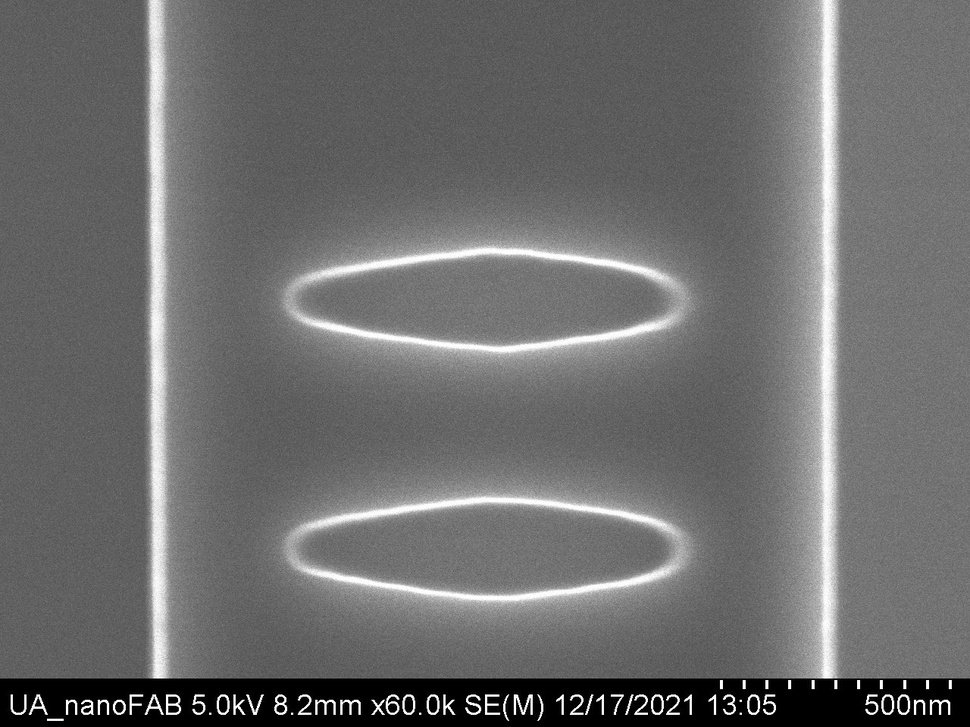
#> input picture images/device1/device_1_q010.jpg, 970 x 727 px, shrunk from 1280 x 960 before the run
$ jupyter execute preprocess_test.ipynb
#> lines starting #> are read from the running program, lines starting #| are printed output that depends on the picture; after the words box and inside, x2 and y2 are one past the last pixel; in counts of white or black regions, pixels touching at a corner belong together
#> further down, img is the input picture: shape (727, 970, 3); min 0, max 255, mean 109
### code/preprocess/rmbanner.py
# -*- coding: utf-8 -*-
#
# Author: Marcus Kasdorf

import cv2
import numpy as np


def remove_banner(
    img: np.ndarray,
    thresh_init: float = 250,
    thresh_final: float = 126,
    kern_v: int = 13,
    kern_h: int = 13,
    kern: int = 5,
    alpha: float = 0.5,
    invert: bool = False,
    _debug: bool = False,
) -> np.ndarray:
    """
    Attempt to remove the banner from an image. Default settings
    assume a white banner at the bottom of the screen.

    Altered from: https://github.com/lwang94/sem_size_analysis/blob/803251cdcab3d8304a365df9ac5879fcd9346270/experiments/3_Label_Data.ipynb
    Added connected components section to better find the banner.

    Parameters
    ----------
    img : np.ndarray
        Image to remove the banner from.

    thresh_init : float, optional
        Initial threshold for the image. The default is 250.

    thresh_final : float, optional
        Final threshold for the image after eroding, dilating, and
        adding. The default is 126.

    kern_v : int, optional
        Vertical kernel size for the erosion and dilation. The default is 13.

    kern_h : int, optional
        Horizontal kernel size for the erosion and dilation. The default is 13.

    kern : int, optional
        Kernel size for the erosion and dilation, after adding the vertical and
        horizontally eroded and dilated images together. The default is 5.
        Larger values may increase the chance that the largest connected component
        is the banner, but it may also artificially increase the width of the banner.

    alpha : float, optional
        The fractional mix of the vertical and horizontal lines in the adding step.
        The default is 0.5 (equal weight of vertical and horizontal). Lower values
        weigh the horizontal lines more heavily, while higher values weigh the vertical
        lines more heavily.

    invert : bool, optional
        Whether to invert the image before processing. The default is False. If the
        banner is black instead of white, consider setting this to True.

    _debug : bool, optional
        Whether to return the intermediate steps of the algorithm. The default is False.

    Returns
    -------
    Tuple of np.ndarray
        The image with the removed banner and coordinates of the banner. If _debug is
        True, the intermediate steps of the algorithm are returned as well in a tuple.

    """
#> called with thresh_init = 250, thresh_final = 126, kern_v = 13, kern_h = 13, kern = 5, alpha = 0.6, invert = True, _debug = True
    # Convert to grayscale
    if len(img.shape) != 2:
        gray = cv2.cvtColor(img, cv2.COLOR_BGR2GRAY)
    else:
        gray = img.copy()

    # Binarize image
    if invert:
        gray = ~gray
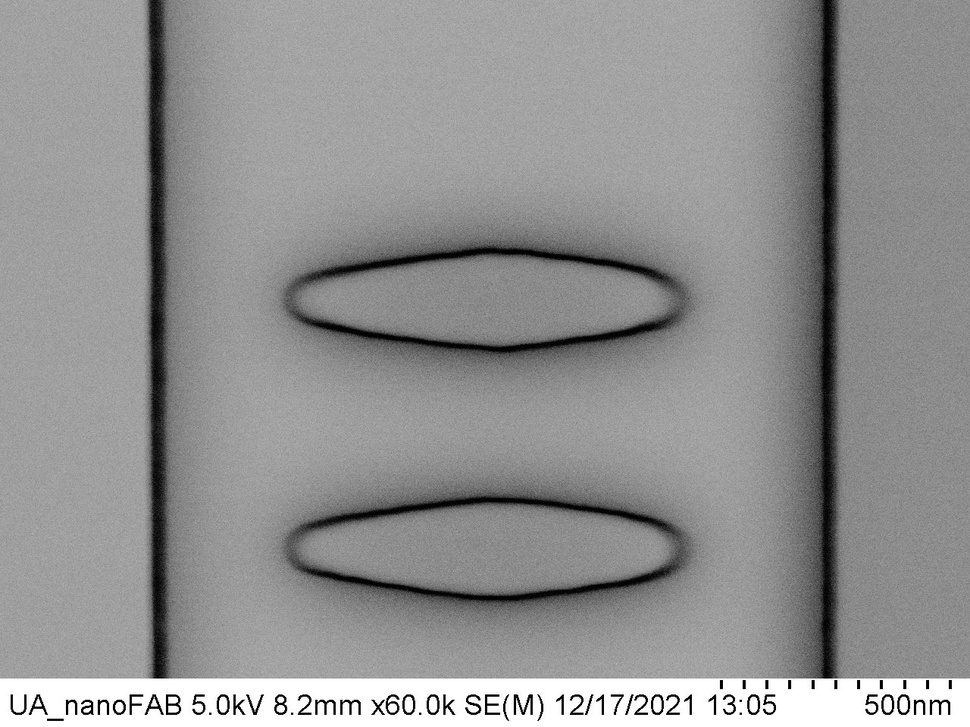
#> gray: shape (727, 970); min 0, max 255, mean 146
    ret, binary = cv2.threshold(gray, thresh_init, 255, cv2.THRESH_BINARY)
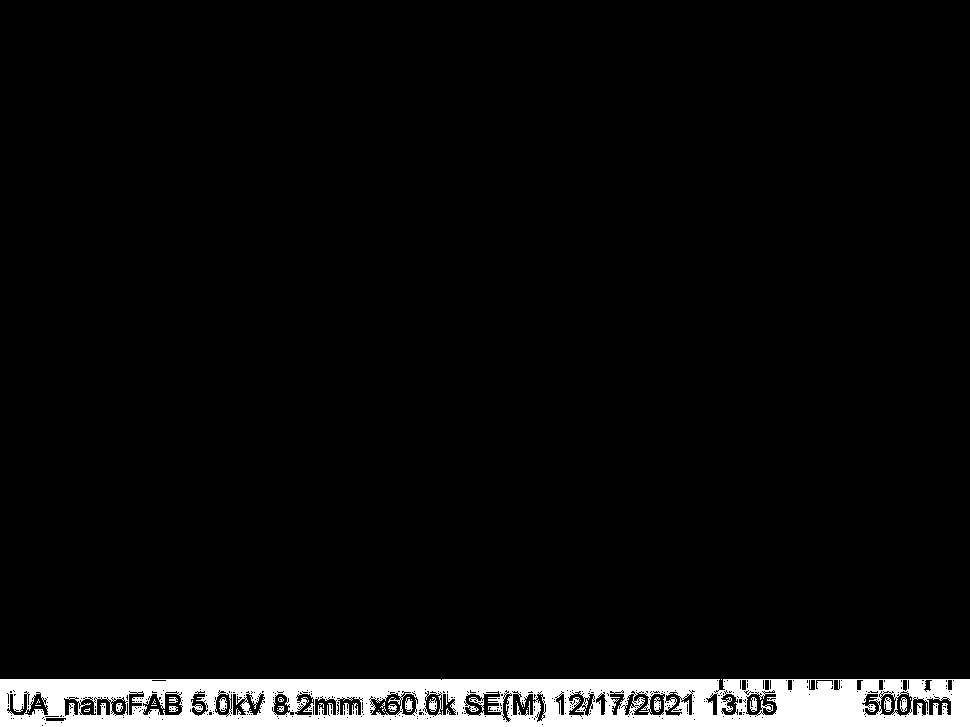
#> binary: shape (727, 970); 5.2% white; 34 white regions (21 under 20 px), largest, box (x1, y1, x2, y2) and area: (0, 679, 970, 727) 35663, (429, 697, 437, 712) 76, (219, 697, 227, 712) 75
#> ret = 250

    # Create the horizontal and vertical kernels
    vert_kernel = cv2.getStructuringElement(cv2.MORPH_RECT, (1, kern_v))
    hori_kernel = cv2.getStructuringElement(cv2.MORPH_RECT, (kern_h, 1))
    sq_kernel = cv2.getStructuringElement(cv2.MORPH_RECT, (kern, kern))

    # Find vertical and horizontal lines in the image
    img_v = cv2.morphologyEx(binary, cv2.MORPH_OPEN, vert_kernel, iterations=3)
#> img_v: shape (727, 970); 1.5% white; 72 white regions (1 under 20 px), largest, box (x1, y1, x2, y2) and area: (777, 679, 863, 727) 3785, (951, 679, 970, 727) 894, (695, 679, 713, 727) 681
    img_h = cv2.morphologyEx(binary, cv2.MORPH_OPEN, hori_kernel, iterations=3)
#> img_h: shape (727, 970); 3.3% white; 6 white regions, box (x1, y1, x2, y2) and area: (0, 690, 970, 727) 13210, (0, 679, 720, 697) 9417, (723, 679, 970, 680) 247, (907, 690, 970, 694) 184, (0, 715, 61, 718) 121, (442, 693, 483, 694) 41

    # Add the vertical and horizontal lines together
    img_final = cv2.addWeighted(img_v, alpha, img_h, 1.0 - alpha, 0.0)
    img_final = cv2.erode(~img_final, sq_kernel, iterations=2)
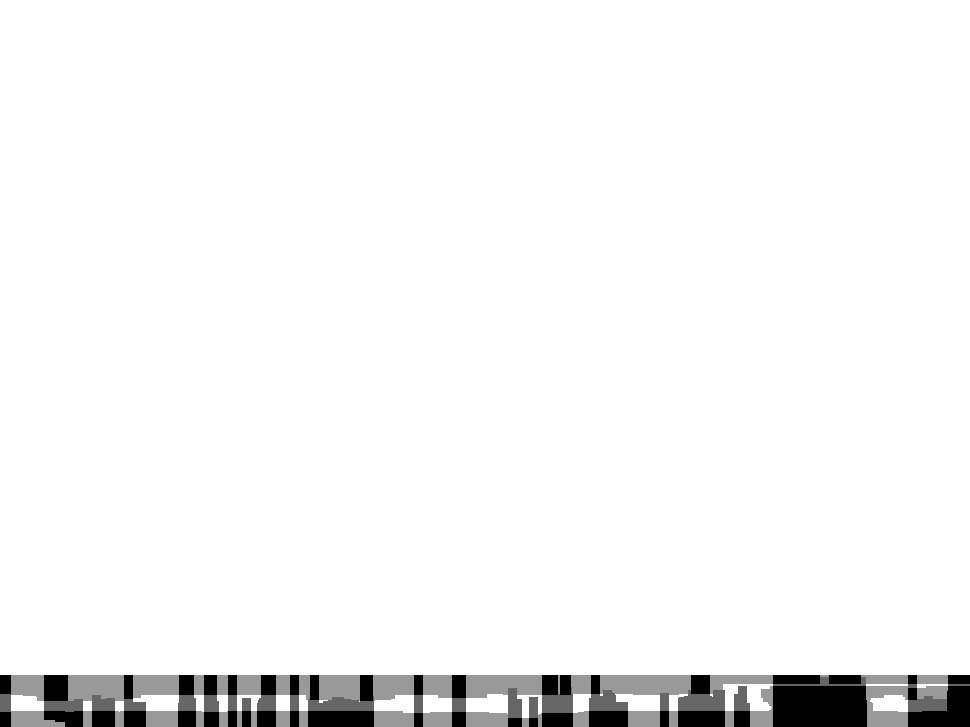
#> img_final: shape (727, 970); min 0, max 255, mean 244.4

    ret, binary2 = cv2.threshold(img_final, thresh_final, 255, cv2.THRESH_BINARY)
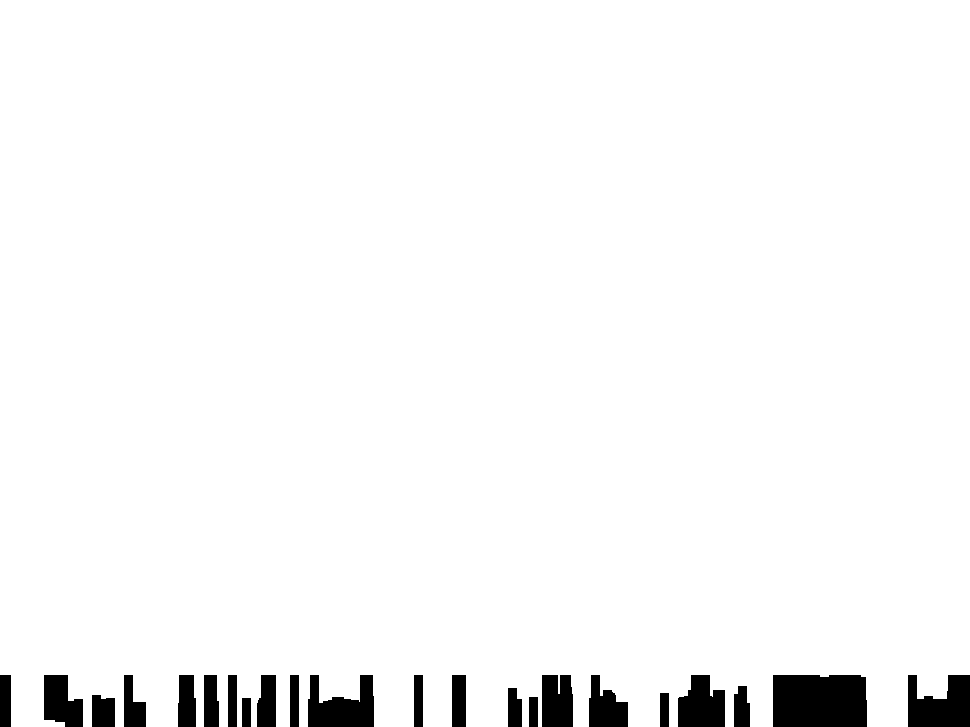
#> binary2: shape (727, 970); 96.5% white; 22 black regions, largest, box (x1, y1, x2, y2) and area: (773, 675, 867, 727) 4835, (908, 675, 970, 727) 2515, (308, 675, 374, 727) 2362
#> ret = 126

    # Find the largest connected component
    nlabels, labels, stats, centroids = cv2.connectedComponentsWithStats(~binary2)
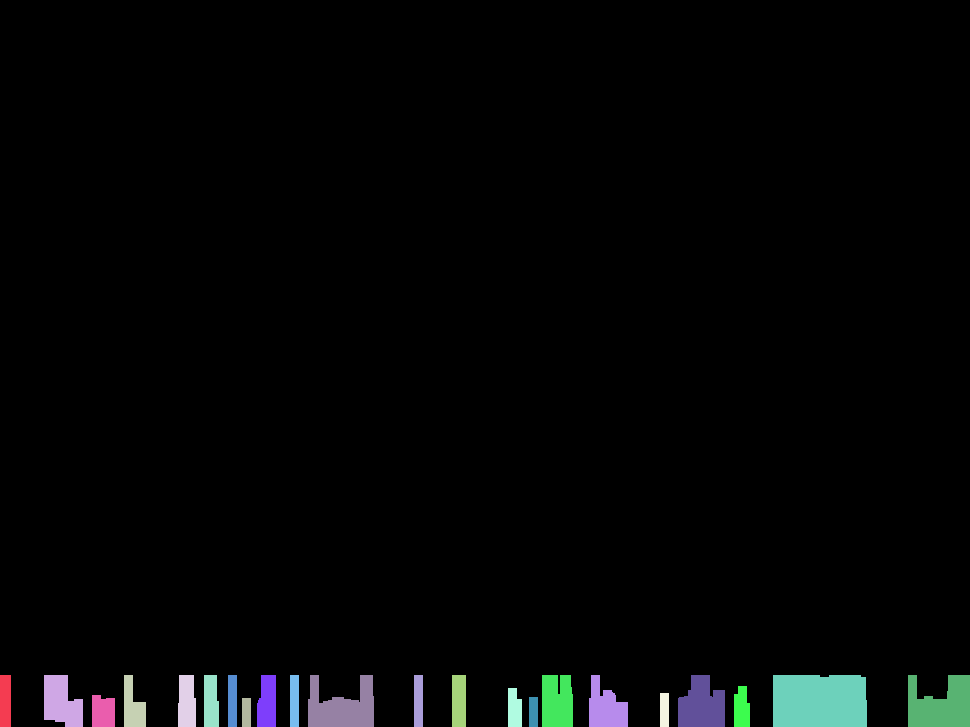
#> labels: shape (727, 970) int32; 23 distinct labels, from 0 to 22; one colour per label, 0 black
#> nlabels = 23; stats = 23 rows, first 6: [0, 0, 970, 727, 680515], [0, 675, 11, 52, 572], [44, 675, 39, 52, 1529], [124, 675, 22, 52, 793], [178, 675, 18, 52, 862], [204, 675, 15, 52, 728]; centroids = 23 rows, first 8: [483.1, 350.6], [5, 700.5], [60.94, 701.9], [132.5, 706], [186.3, 701.7], [210.5, 701.4], [232, 700.5], [266.8, 702]
    ind_large = stats[1:, 4].argmax() + 1   # Index 0 is background
#> ind_large = 15

    # Assume the largest connected component is the banner
    # (not very accurate, but the height is usually correct which is important)
    x1, y1, xlen, ylen, area = stats[ind_large]
#> x1 = 773; y1 = 675; xlen = 94; ylen = 52; area = 4835
    x2 = x1 + xlen
#> x2 = 867
    y2 = y1 + ylen
#> y2 = 727
    loc = ((x1, y1), (x2, y2))
#> loc = ((773, 675), (867, 727))

    # Crop out the banner
    out = img.copy()[:y1, :]
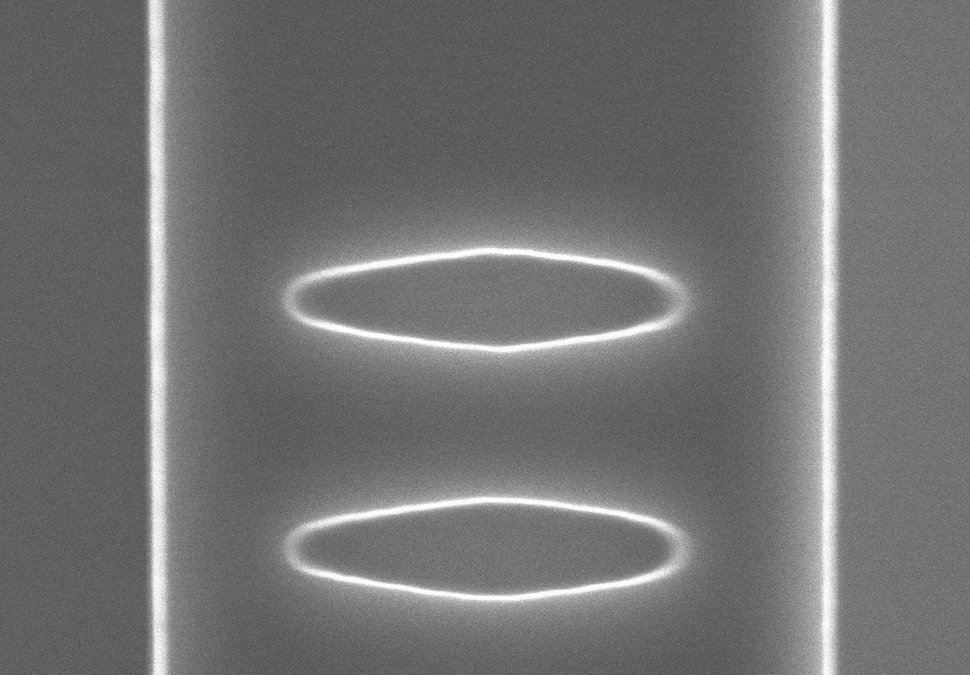
#> out: shape (675, 970, 3); min 71, max 255, mean 114.9

    if _debug:
        return out, loc, (img_v, img_h, img_final, binary2)
    else:
        return out, loc

### notebooks/preprocess_test.ipynb
# Test removing banners

Testing removing banners from images. Inverting is needed for black banner instead of white ones.
Sometimes the scale ticks are an issue. Weighing the vertical opened image more than the horizontal
seems to fix this.

[cell 1]
import sys
sys.path.insert(0, "../ellipsefinder/")

from preprocess.rmbanner import *
import cv2
import matplotlib.pyplot as plt

img = cv2.imread("../images/device1/device_1_q010.jpg")

out, banner, (imgv, imgh, imgf, bin2) = remove_banner(img, alpha=0.6, invert=True, _debug=True)
#> banner = ((773, 675), (867, 727))

fig, ax = plt.subplots(figsize=(12, 12))
ax.imshow(img, cmap="gray")

[cell 2]
fig, ax = plt.subplots(figsize=(12, 12))
ax.imshow(imgv, cmap="gray")

[cell 3]
fig, ax = plt.subplots(figsize=(12, 12))
ax.imshow(imgh, cmap="gray")

[cell 4]
fig, ax = plt.subplots(figsize=(12, 12))
ax.imshow(imgf, cmap="gray")

[cell 5]
fig, ax = plt.subplots(figsize=(12, 12))
ax.imshow(out, cmap="gray")
